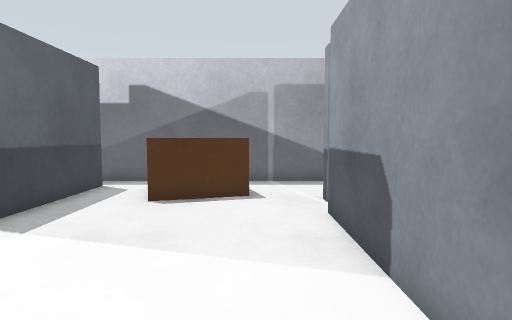
View 1 (above)

23 first-person views from a walk through a robot-simulator world made for Gazebo. The camera is 0.92 m above the floor, tilts 4° down and sees 75° across. The floor is counted in squares, 0.5 m on a side. Each view is taken from the middle of a square. On the plan, view 1 faces up. The plan holds only what a view shows up to about 17 squares ahead; the rest is blank. Robots are left out.

View 2
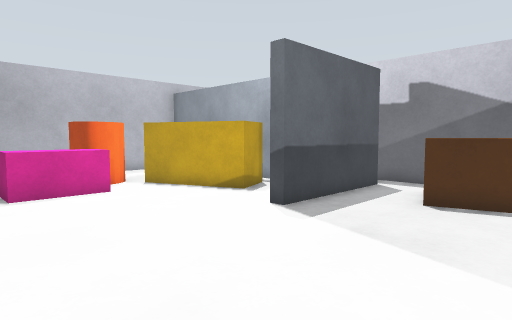

View 3
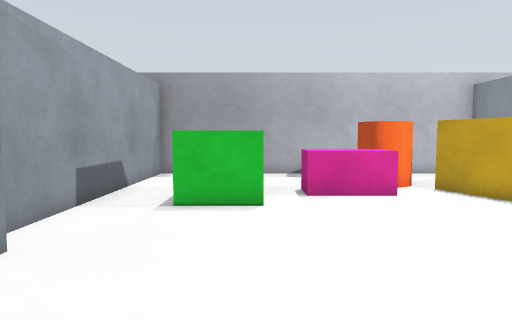

View 4
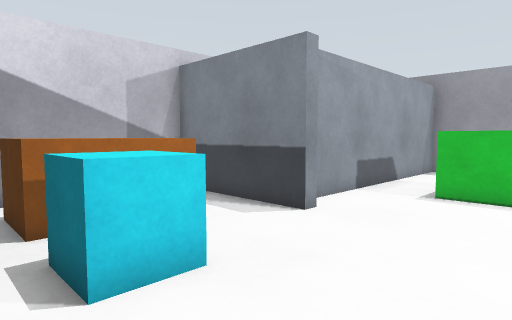

View 5
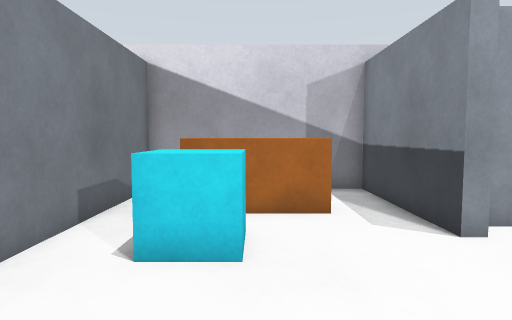

View 6
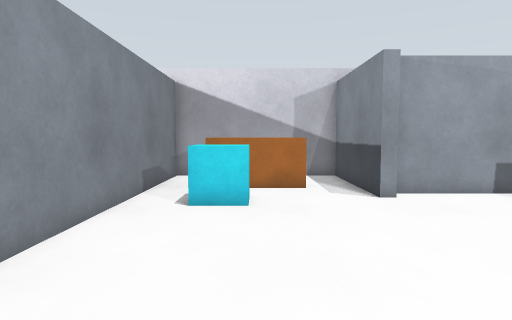

View 7
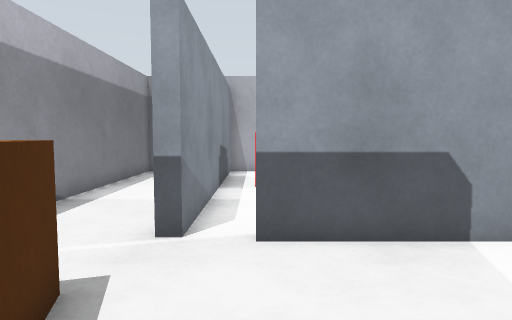

View 8
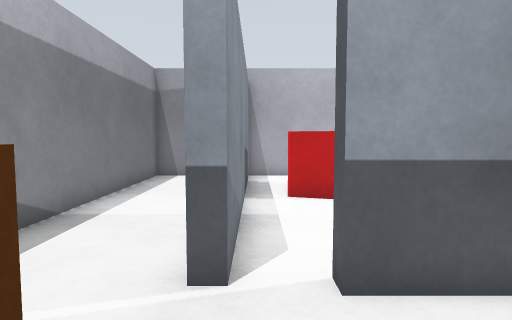

View 9
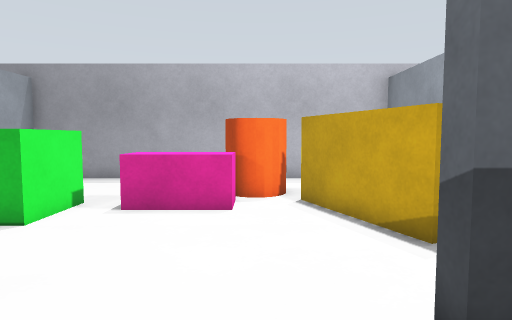

View 10
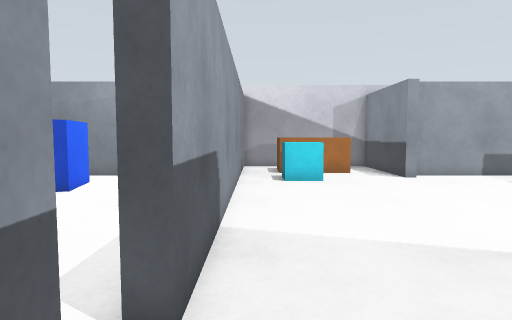

View 11
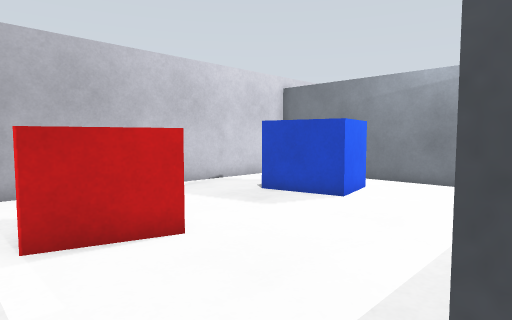

View 12
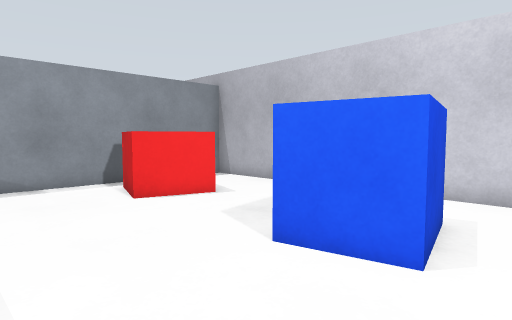

View 13
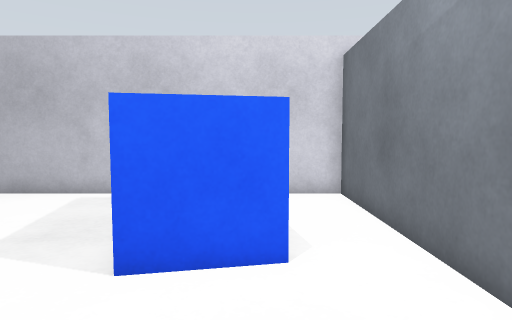

View 14
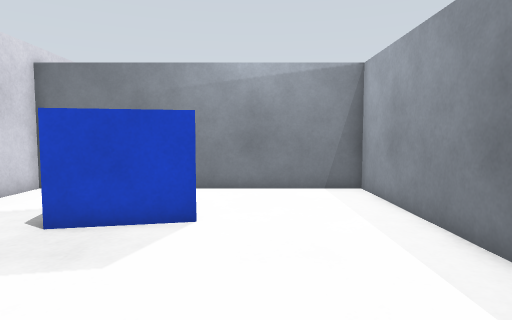

View 15
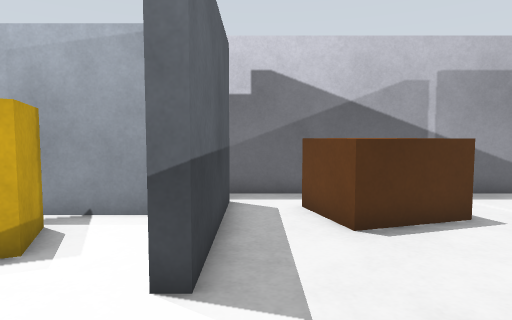

View 16
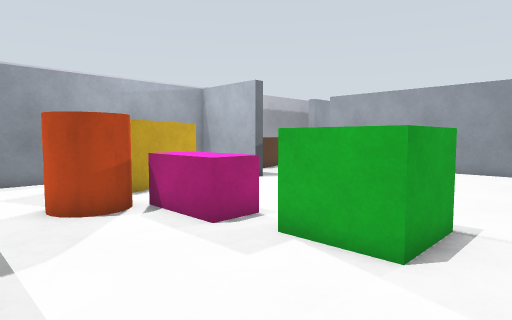

View 17
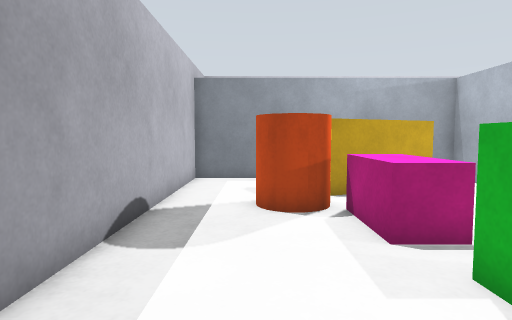

View 18
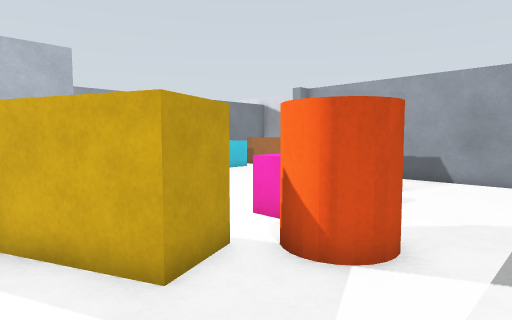

View 19
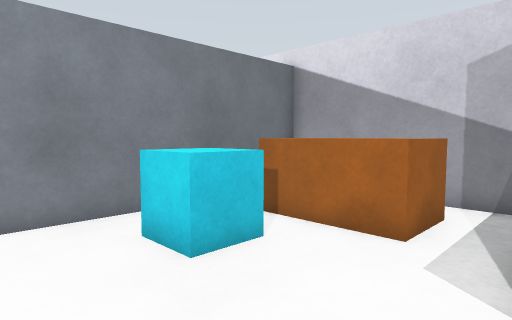

View 20
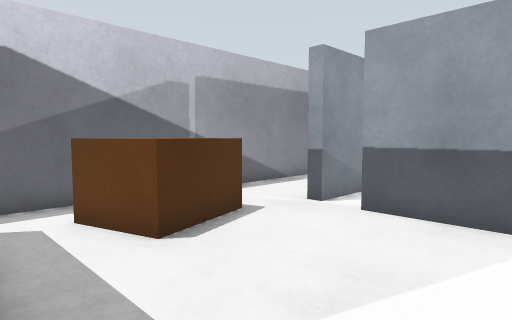

View 21
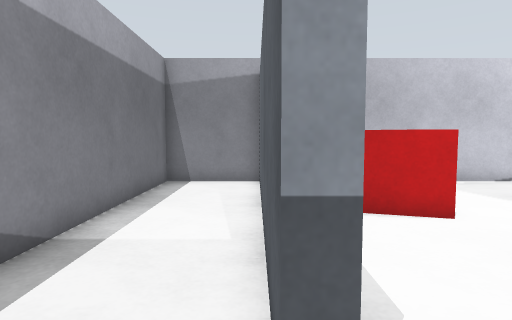

View 22
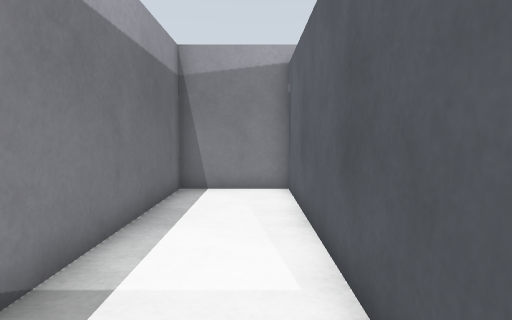

View 23
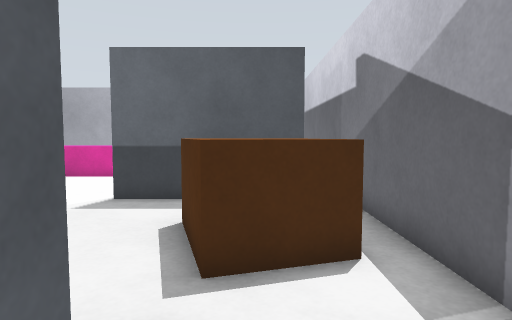

### Floor plan
Key: @ floor where view 1 was taken; # wall or solid block; . floor; B brown box; Y yellow box; C orange cylinder; M magenta box; G green box; A cyan box; R red box; L blue box.
Columns run from 18 left of view 1 to 14 right of it. Each row starts with its distance up from view 1.
 14      ############################
 13             ....................#
 12             #..BBB..............#
 11 #############.BBBBB.............#
 10 #.....  ....#..BBB...############
  9 #......YYY..#...................#
  8 #....YY YY..#.......#.....R ....#
  7 #....YYY....#.......#.....R   ..#
  6 #...C...............#.....R  ...#
  5 #..C C..............#......RR...#
  4 #...CMM.............#...........#
  3 #.....M.............#...........#
  2 #.....M.............#...........#
  1 #...................#...........#
  0 #.....GGG.........@.#.....LLL...#
 -1 #.....G G...........#.....L  ...#
 -2 #.....GGG...........#.....LLL...#
 -3 #  .............AAA.#...........#
 -4 #...........#...AAA.#...........#
 -5 #############.......#############
 -6             #.BBBBB.#
 -7             #.BBBBB.#
 -8             #.B B B.#
 -9             #..   ..#
-10             #########

Where each view was taken, in squares from view 1:
view 1: 0 up, 0 right, facing up
view 2: 0 up, 0 right, facing up-left
view 3: 0 up, 1 left, facing left
view 4: 1 up, 1 right, facing down-left
view 5: 2 up, 2 left, facing down
view 6: 6 up, 2 left, facing down
view 7: 8 up, 4 left, facing right
view 8: 9 up, 2 left, facing right
view 9: 5 up, 3 left, facing left
view 10: 11 up, 1 right, facing down
view 11: 9 up, 2 right, facing down-right
view 12: 4 down, 3 right, facing up-right
view 13: 2 down, 3 right, facing right
view 14: 7 up, 6 right, facing down
view 15: 3 up, 5 left, facing up
view 16: 4 down, 17 left, facing up-right
view 17: 4 down, 15 left, facing up
view 18: 10 up, 17 left, facing down-right
view 19: 0 up, 6 left, facing down-right
view 20: 4 up, 6 left, facing up-right
view 21: 10 up, 0 right, facing right
view 22: 11 up, 2 right, facing right
view 23: 11 up, 4 right, facing left
